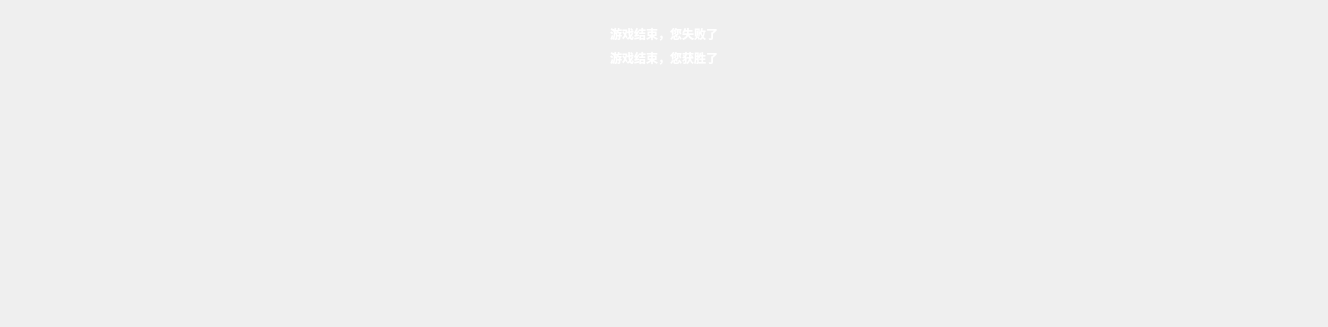
<?xml version="1.0" encoding="UTF-8"?>
<ui version="4.0">
 <class>GameOverBox</class>
 <widget class="QWidget" name="GameOverBox">
  <property name="geometry">
   <rect>
    <x>0</x>
    <y>0</y>
    <width>1328</width>
    <height>327</height>
   </rect>
  </property>
  <property name="windowTitle">
   <string>Form</string>
  </property>
  <layout class="QVBoxLayout" name="verticalLayout_9">
   <property name="leftMargin">
    <number>20</number>
   </property>
   <property name="topMargin">
    <number>25</number>
   </property>
   <property name="rightMargin">
    <number>20</number>
   </property>
   <property name="bottomMargin">
    <number>25</number>
   </property>
   <item>
    <widget class="QLabel" name="lostLabel">
     <property name="text">
      <string>&lt;font color=white&gt;&lt;b&gt;游戏结束，您失败了&lt;/b&gt;&lt;/font&gt;</string>
     </property>
     <property name="alignment">
      <set>Qt::AlignCenter</set>
     </property>
    </widget>
   </item>
   <item>
    <widget class="QLabel" name="wonLabel">
     <property name="text">
      <string>&lt;font color=white&gt;&lt;b&gt;游戏结束，您获胜了&lt;/b&gt;&lt;/font&gt;</string>
     </property>
     <property name="alignment">
      <set>Qt::AlignCenter</set>
     </property>
    </widget>
   </item>
   <item>
    <spacer name="verticalSpacer_2">
     <property name="orientation">
      <enum>Qt::Vertical</enum>
     </property>
     <property name="sizeHint" stdset="0">
      <size>
       <width>20</width>
       <height>40</height>
      </size>
     </property>
    </spacer>
   </item>
   <item>
    <layout class="QHBoxLayout" name="horizontalLayout_2">
     <item>
      <spacer name="horizontalSpacer_19">
       <property name="orientation">
        <enum>Qt::Horizontal</enum>
       </property>
       <property name="sizeHint" stdset="0">
        <size>
         <width>40</width>
         <height>20</height>
        </size>
       </property>
      </spacer>
     </item>
     <item>
      <spacer name="horizontalSpacer_24">
       <property name="orientation">
        <enum>Qt::Horizontal</enum>
       </property>
       <property name="sizeHint" stdset="0">
        <size>
         <width>40</width>
         <height>20</height>
        </size>
       </property>
      </spacer>
     </item>
     <item>
      <spacer name="horizontalSpacer_23">
       <property name="orientation">
        <enum>Qt::Horizontal</enum>
       </property>
       <property name="sizeHint" stdset="0">
        <size>
         <width>40</width>
         <height>20</height>
        </size>
       </property>
      </spacer>
     </item>
     <item>
      <widget class="QFrame" name="resultFrame1">
       <layout class="QVBoxLayout" name="verticalLayout">
        <item>
         <widget class="QLabel" name="playerRole1">
          <property name="alignment">
           <set>Qt::AlignCenter</set>
          </property>
         </widget>
        </item>
        <item>
         <layout class="QHBoxLayout" name="horizontalLayout_3">
          <item>
           <spacer name="horizontalSpacer_3">
            <property name="orientation">
             <enum>Qt::Horizontal</enum>
            </property>
            <property name="sizeHint" stdset="0">
             <size>
              <width>40</width>
              <height>20</height>
             </size>
            </property>
           </spacer>
          </item>
          <item>
           <widget class="sgsui::ResultPlayerLabel" name="playerPixmap1"/>
          </item>
          <item>
           <spacer name="horizontalSpacer_4">
            <property name="orientation">
             <enum>Qt::Horizontal</enum>
            </property>
            <property name="sizeHint" stdset="0">
             <size>
              <width>40</width>
              <height>20</height>
             </size>
            </property>
           </spacer>
          </item>
         </layout>
        </item>
        <item>
         <widget class="QLabel" name="playerResult1">
          <property name="alignment">
           <set>Qt::AlignCenter</set>
          </property>
         </widget>
        </item>
       </layout>
      </widget>
     </item>
     <item>
      <widget class="QFrame" name="resultFrame2">
       <layout class="QVBoxLayout" name="verticalLayout_2">
        <item>
         <widget class="QLabel" name="playerRole2">
          <property name="alignment">
           <set>Qt::AlignCenter</set>
          </property>
         </widget>
        </item>
        <item>
         <layout class="QHBoxLayout" name="horizontalLayout_4">
          <item>
           <spacer name="horizontalSpacer_5">
            <property name="orientation">
             <enum>Qt::Horizontal</enum>
            </property>
            <property name="sizeHint" stdset="0">
             <size>
              <width>40</width>
              <height>20</height>
             </size>
            </property>
           </spacer>
          </item>
          <item>
           <widget class="sgsui::ResultPlayerLabel" name="playerPixmap2"/>
          </item>
          <item>
           <spacer name="horizontalSpacer_6">
            <property name="orientation">
             <enum>Qt::Horizontal</enum>
            </property>
            <property name="sizeHint" stdset="0">
             <size>
              <width>40</width>
              <height>20</height>
             </size>
            </property>
           </spacer>
          </item>
         </layout>
        </item>
        <item>
         <widget class="QLabel" name="playerResult2">
          <property name="alignment">
           <set>Qt::AlignCenter</set>
          </property>
         </widget>
        </item>
       </layout>
      </widget>
     </item>
     <item>
      <widget class="QFrame" name="resultFrame3">
       <layout class="QVBoxLayout" name="verticalLayout_3">
        <item>
         <widget class="QLabel" name="playerRole3">
          <property name="alignment">
           <set>Qt::AlignCenter</set>
          </property>
         </widget>
        </item>
        <item>
         <layout class="QHBoxLayout" name="horizontalLayout_5">
          <item>
           <spacer name="horizontalSpacer_7">
            <property name="orientation">
             <enum>Qt::Horizontal</enum>
            </property>
            <property name="sizeHint" stdset="0">
             <size>
              <width>40</width>
              <height>20</height>
             </size>
            </property>
           </spacer>
          </item>
          <item>
           <widget class="sgsui::ResultPlayerLabel" name="playerPixmap3"/>
          </item>
          <item>
           <spacer name="horizontalSpacer_8">
            <property name="orientation">
             <enum>Qt::Horizontal</enum>
            </property>
            <property name="sizeHint" stdset="0">
             <size>
              <width>40</width>
              <height>20</height>
             </size>
            </property>
           </spacer>
          </item>
         </layout>
        </item>
        <item>
         <widget class="QLabel" name="playerResult3">
          <property name="alignment">
           <set>Qt::AlignCenter</set>
          </property>
         </widget>
        </item>
       </layout>
      </widget>
     </item>
     <item>
      <widget class="QFrame" name="resultFrame4">
       <layout class="QVBoxLayout" name="verticalLayout_4">
        <item>
         <widget class="QLabel" name="playerRole4">
          <property name="alignment">
           <set>Qt::AlignCenter</set>
          </property>
         </widget>
        </item>
        <item>
         <layout class="QHBoxLayout" name="horizontalLayout_6">
          <item>
           <spacer name="horizontalSpacer_9">
            <property name="orientation">
             <enum>Qt::Horizontal</enum>
            </property>
            <property name="sizeHint" stdset="0">
             <size>
              <width>40</width>
              <height>20</height>
             </size>
            </property>
           </spacer>
          </item>
          <item>
           <widget class="sgsui::ResultPlayerLabel" name="playerPixmap4"/>
          </item>
          <item>
           <spacer name="horizontalSpacer_10">
            <property name="orientation">
             <enum>Qt::Horizontal</enum>
            </property>
            <property name="sizeHint" stdset="0">
             <size>
              <width>40</width>
              <height>20</height>
             </size>
            </property>
           </spacer>
          </item>
         </layout>
        </item>
        <item>
         <widget class="QLabel" name="playerResult4">
          <property name="alignment">
           <set>Qt::AlignCenter</set>
          </property>
         </widget>
        </item>
       </layout>
      </widget>
     </item>
     <item>
      <widget class="QFrame" name="resultFrame5">
       <layout class="QVBoxLayout" name="verticalLayout_5">
        <item>
         <widget class="QLabel" name="playerRole5">
          <property name="alignment">
           <set>Qt::AlignCenter</set>
          </property>
         </widget>
        </item>
        <item>
         <layout class="QHBoxLayout" name="horizontalLayout_7">
          <item>
           <spacer name="horizontalSpacer_11">
            <property name="orientation">
             <enum>Qt::Horizontal</enum>
            </property>
            <property name="sizeHint" stdset="0">
             <size>
              <width>40</width>
              <height>20</height>
             </size>
            </property>
           </spacer>
          </item>
          <item>
           <widget class="sgsui::ResultPlayerLabel" name="playerPixmap5"/>
          </item>
          <item>
           <spacer name="horizontalSpacer_12">
            <property name="orientation">
             <enum>Qt::Horizontal</enum>
            </property>
            <property name="sizeHint" stdset="0">
             <size>
              <width>40</width>
              <height>20</height>
             </size>
            </property>
           </spacer>
          </item>
         </layout>
        </item>
        <item>
         <widget class="QLabel" name="playerResult5">
          <property name="alignment">
           <set>Qt::AlignCenter</set>
          </property>
         </widget>
        </item>
       </layout>
      </widget>
     </item>
     <item>
      <widget class="QFrame" name="resultFrame6">
       <layout class="QVBoxLayout" name="verticalLayout_6">
        <item>
         <widget class="QLabel" name="playerRole6">
          <property name="alignment">
           <set>Qt::AlignCenter</set>
          </property>
         </widget>
        </item>
        <item>
         <layout class="QHBoxLayout" name="horizontalLayout_8">
          <item>
           <spacer name="horizontalSpacer_13">
            <property name="orientation">
             <enum>Qt::Horizontal</enum>
            </property>
            <property name="sizeHint" stdset="0">
             <size>
              <width>40</width>
              <height>20</height>
             </size>
            </property>
           </spacer>
          </item>
          <item>
           <widget class="sgsui::ResultPlayerLabel" name="playerPixmap6"/>
          </item>
          <item>
           <spacer name="horizontalSpacer_14">
            <property name="orientation">
             <enum>Qt::Horizontal</enum>
            </property>
            <property name="sizeHint" stdset="0">
             <size>
              <width>40</width>
              <height>20</height>
             </size>
            </property>
           </spacer>
          </item>
         </layout>
        </item>
        <item>
         <widget class="QLabel" name="playerResult6">
          <property name="alignment">
           <set>Qt::AlignCenter</set>
          </property>
         </widget>
        </item>
       </layout>
      </widget>
     </item>
     <item>
      <widget class="QFrame" name="resultFrame7">
       <layout class="QVBoxLayout" name="verticalLayout_7">
        <item>
         <widget class="QLabel" name="playerRole7">
          <property name="alignment">
           <set>Qt::AlignCenter</set>
          </property>
         </widget>
        </item>
        <item>
         <layout class="QHBoxLayout" name="horizontalLayout_9">
          <item>
           <spacer name="horizontalSpacer_15">
            <property name="orientation">
             <enum>Qt::Horizontal</enum>
            </property>
            <property name="sizeHint" stdset="0">
             <size>
              <width>40</width>
              <height>20</height>
             </size>
            </property>
           </spacer>
          </item>
          <item>
           <widget class="sgsui::ResultPlayerLabel" name="playerPixmap7"/>
          </item>
          <item>
           <spacer name="horizontalSpacer_16">
            <property name="orientation">
             <enum>Qt::Horizontal</enum>
            </property>
            <property name="sizeHint" stdset="0">
             <size>
              <width>40</width>
              <height>20</height>
             </size>
            </property>
           </spacer>
          </item>
         </layout>
        </item>
        <item>
         <widget class="QLabel" name="playerResult7">
          <property name="alignment">
           <set>Qt::AlignCenter</set>
          </property>
         </widget>
        </item>
       </layout>
      </widget>
     </item>
     <item>
      <widget class="QFrame" name="resultFrame8">
       <layout class="QVBoxLayout" name="verticalLayout_8">
        <item>
         <widget class="QLabel" name="playerRole8">
          <property name="alignment">
           <set>Qt::AlignCenter</set>
          </property>
         </widget>
        </item>
        <item>
         <layout class="QHBoxLayout" name="horizontalLayout_10">
          <item>
           <spacer name="horizontalSpacer_17">
            <property name="orientation">
             <enum>Qt::Horizontal</enum>
            </property>
            <property name="sizeHint" stdset="0">
             <size>
              <width>40</width>
              <height>20</height>
             </size>
            </property>
           </spacer>
          </item>
          <item>
           <widget class="sgsui::ResultPlayerLabel" name="playerPixmap8"/>
          </item>
          <item>
           <spacer name="horizontalSpacer_18">
            <property name="orientation">
             <enum>Qt::Horizontal</enum>
            </property>
            <property name="sizeHint" stdset="0">
             <size>
              <width>40</width>
              <height>20</height>
             </size>
            </property>
           </spacer>
          </item>
         </layout>
        </item>
        <item>
         <widget class="QLabel" name="playerResult8">
          <property name="alignment">
           <set>Qt::AlignCenter</set>
          </property>
         </widget>
        </item>
       </layout>
      </widget>
     </item>
     <item>
      <spacer name="horizontalSpacer_21">
       <property name="orientation">
        <enum>Qt::Horizontal</enum>
       </property>
       <property name="sizeHint" stdset="0">
        <size>
         <width>40</width>
         <height>20</height>
        </size>
       </property>
      </spacer>
     </item>
     <item>
      <spacer name="horizontalSpacer_22">
       <property name="orientation">
        <enum>Qt::Horizontal</enum>
       </property>
       <property name="sizeHint" stdset="0">
        <size>
         <width>40</width>
         <height>20</height>
        </size>
       </property>
      </spacer>
     </item>
     <item>
      <spacer name="horizontalSpacer_20">
       <property name="orientation">
        <enum>Qt::Horizontal</enum>
       </property>
       <property name="sizeHint" stdset="0">
        <size>
         <width>40</width>
         <height>20</height>
        </size>
       </property>
      </spacer>
     </item>
    </layout>
   </item>
   <item>
    <spacer name="verticalSpacer">
     <property name="orientation">
      <enum>Qt::Vertical</enum>
     </property>
     <property name="sizeHint" stdset="0">
      <size>
       <width>20</width>
       <height>40</height>
      </size>
     </property>
    </spacer>
   </item>
   <item>
    <layout class="QHBoxLayout" name="horizontalLayout">
     <property name="rightMargin">
      <number>0</number>
     </property>
     <item>
      <spacer name="horizontalSpacer_2">
       <property name="orientation">
        <enum>Qt::Horizontal</enum>
       </property>
       <property name="sizeHint" stdset="0">
        <size>
         <width>40</width>
         <height>20</height>
        </size>
       </property>
      </spacer>
     </item>
     <item>
      <widget class="sgsui::GameButton" name="okButton"/>
     </item>
     <item>
      <spacer name="horizontalSpacer">
       <property name="orientation">
        <enum>Qt::Horizontal</enum>
       </property>
       <property name="sizeHint" stdset="0">
        <size>
         <width>40</width>
         <height>20</height>
        </size>
       </property>
      </spacer>
     </item>
    </layout>
   </item>
  </layout>
 </widget>
 <customwidgets>
  <customwidget>
   <class>sgsui::GameButton</class>
   <extends>QLabel</extends>
   <header>sgsui_GameButton.h</header>
  </customwidget>
  <customwidget>
   <class>sgsui::ResultPlayerLabel</class>
   <extends>QLabel</extends>
   <header>sgsui_ResultPlayerLabel.h</header>
  </customwidget>
 </customwidgets>
 <resources/>
 <connections/>
</ui>
